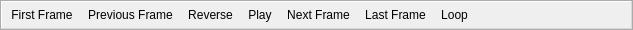
<?xml version="1.0" encoding="UTF-8"?>
<ui version="4.0">
 <class>igwVCRToolBar</class>
 <widget class="QToolBar" name="igwVCRToolBar">
  <property name="geometry">
   <rect>
    <x>0</x>
    <y>0</y>
    <width>633</width>
    <height>30</height>
   </rect>
  </property>
  <property name="windowTitle">
   <string>VCR Controls</string>
  </property>
  <property name="orientation">
   <enum>Qt::Horizontal</enum>
  </property>
  <property name="PV_MUST_BE_MASTER" stdset="0">
   <bool>true</bool>
  </property>
  <action name="actionVCRPlay">
   <property name="enabled">
    <bool>true</bool>
   </property>
   <property name="icon">
    <iconset resource="../res.qrc">
     <normaloff>:/igwWidgets/Icons/Widgets/Resources/Icons/igwVcrPlay.svg</normaloff>:/igwWidgets/Icons/Widgets/Resources/Icons/igwVcrPlay.svg</iconset>
   </property>
   <property name="text">
    <string>&amp;Play</string>
   </property>
  </action>
  <action name="actionVCRReverse">
   <property name="enabled">
    <bool>true</bool>
   </property>
   <property name="icon">
    <iconset resource="../res.qrc">
     <normaloff>:/igwWidgets/Icons/Widgets/Resources/Icons/igwVcrReverse.svg</normaloff>:/igwWidgets/Icons/Widgets/Resources/Icons/igwVcrReverse.svg</iconset>
   </property>
   <property name="text">
    <string>&amp;Reverse</string>
   </property>
  </action>
  <action name="actionVCRPreviousFrame">
   <property name="enabled">
    <bool>true</bool>
   </property>
   <property name="icon">
    <iconset resource="../res.qrc">
     <normaloff>:/igwWidgets/Icons/Widgets/Resources/Icons/igwVcrBack.svg</normaloff>:/igwWidgets/Icons/Widgets/Resources/Icons/igwVcrBack.svg</iconset>
   </property>
   <property name="text">
    <string>Pre&amp;vious Frame</string>
   </property>
   <property name="PV_MUST_BE_MASTER" stdset="0">
    <bool>true</bool>
   </property>
  </action>
  <action name="actionVCRFirstFrame">
   <property name="enabled">
    <bool>true</bool>
   </property>
   <property name="icon">
    <iconset resource="../res.qrc">
     <normaloff>:/igwWidgets/Icons/Widgets/Resources/Icons/igwVcrFirst.svg</normaloff>:/igwWidgets/Icons/Widgets/Resources/Icons/igwVcrFirst.svg</iconset>
   </property>
   <property name="text">
    <string>&amp;First Frame</string>
   </property>
  </action>
  <action name="actionVCRNextFrame">
   <property name="enabled">
    <bool>true</bool>
   </property>
   <property name="icon">
    <iconset resource="../res.qrc">
     <normaloff>:/igwWidgets/Icons/Widgets/Resources/Icons/igwVcrForward.svg</normaloff>:/igwWidgets/Icons/Widgets/Resources/Icons/igwVcrForward.svg</iconset>
   </property>
   <property name="text">
    <string>&amp;Next Frame</string>
   </property>
  </action>
  <action name="actionVCRLastFrame">
   <property name="enabled">
    <bool>true</bool>
   </property>
   <property name="icon">
    <iconset resource="../res.qrc">
     <normaloff>:/igwWidgets/Icons/Widgets/Resources/Icons/igwVcrLast.svg</normaloff>:/igwWidgets/Icons/Widgets/Resources/Icons/igwVcrLast.svg</iconset>
   </property>
   <property name="text">
    <string>&amp;Last Frame</string>
   </property>
  </action>
  <action name="actionVCRLoop">
   <property name="checkable">
    <bool>true</bool>
   </property>
   <property name="enabled">
    <bool>true</bool>
   </property>
   <property name="icon">
    <iconset resource="../res.qrc">
     <normaloff>:/igwWidgets/Icons/Widgets/Resources/Icons/igwVcrLoop.svg</normaloff>:/igwWidgets/Icons/Widgets/Resources/Icons/igwVcrLoop.svg</iconset>
   </property>
   <property name="text">
    <string>L&amp;oop</string>
   </property>
   <property name="iconText">
    <string>Loop</string>
   </property>
   <property name="toolTip">
    <string>Loop</string>
   </property>
   <property name="statusTip">
    <string>Loop</string>
   </property>
  </action>
  <addaction name="actionVCRFirstFrame"/>
  <addaction name="actionVCRPreviousFrame"/>
  <addaction name="actionVCRReverse"/>
  <addaction name="actionVCRPlay"/>
  <addaction name="actionVCRNextFrame"/>
  <addaction name="actionVCRLastFrame"/>
  <addaction name="actionVCRLoop"/>
 </widget>
 <resources>
  <include location="../res.qrc"/>
 </resources>
 <connections/>
</ui>
